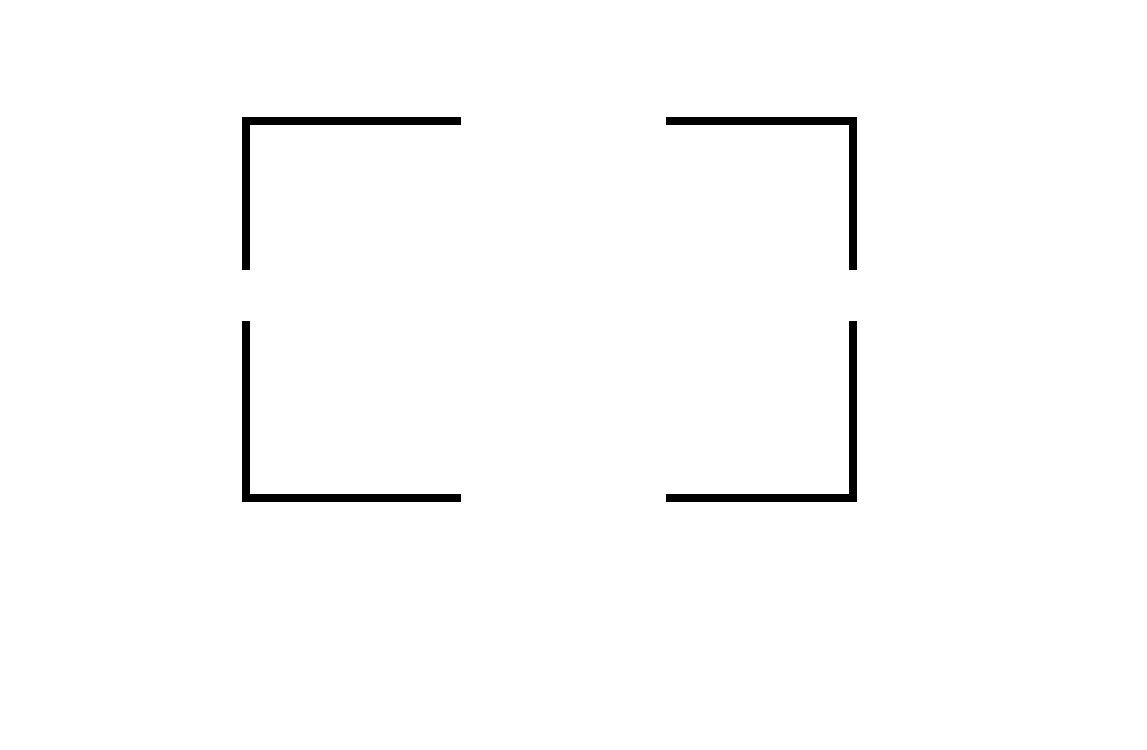
#> input picture Project-LaneLines_Finder/Basic_Detector/Practice FIles/ex_white.jpg, 1147 x 750 px
$ python hough_lines_practice.py
#> lines starting #> are read from the running program, lines starting #| are printed output that depends on the picture; after the words box and inside, x2 and y2 are one past the last pixel; in counts of white or black regions, pixels touching at a corner belong together
#hough line practice.

import matplotlib.pyplot as plt
import matplotlib.image as mpimg
import numpy as np
import cv2

img = mpimg.imread('ex_white.jpg')
#> img is the input picture: shape (750, 1147, 3); min 0, max 255, mean 251.5
gray = cv2.cvtColor(img,cv2.COLOR_RGB2GRAY)

edges = cv2.Canny(gray, 75, 150)
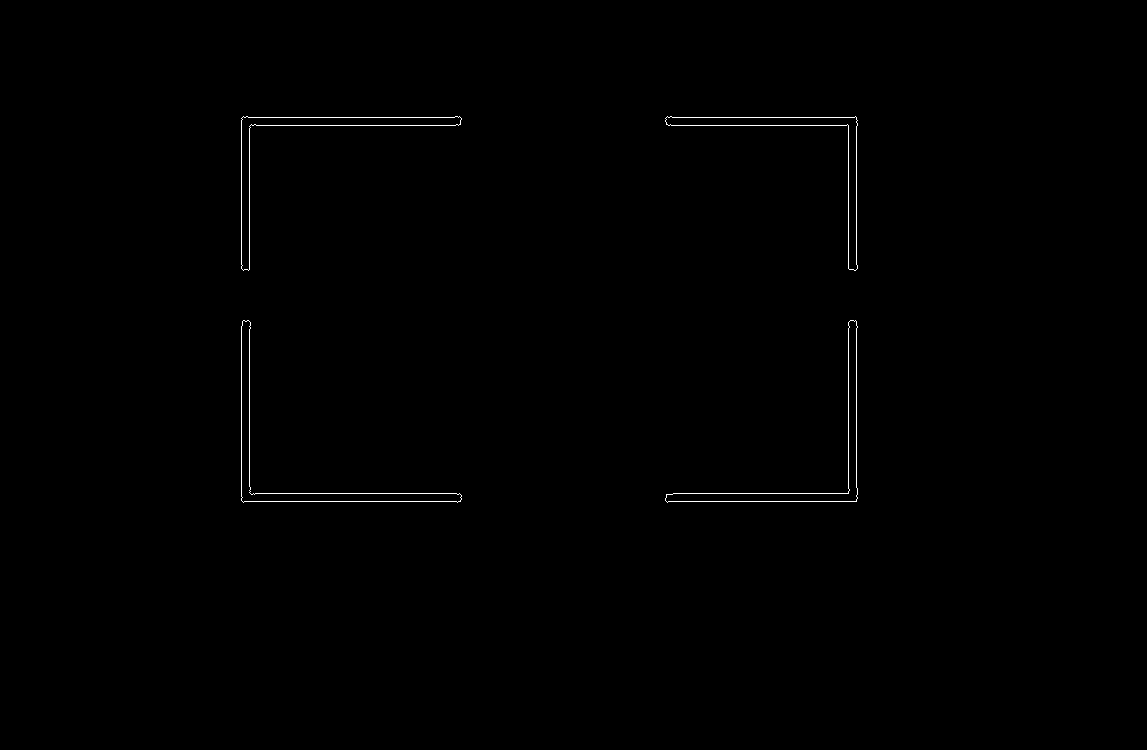
#> edges: shape (750, 1147); 0.34% white in thin lines or dots, all inside (x1, y1, x2, y2) = (241, 116, 858, 503)
# Define the Hough transform parameters
# Make a blank image the same size as our image to draw on
rho = 1 # distance resolution in pixels of the Hough grid
theta = np.pi/180 # angular resolution in radians of the Hough grid
threshold = 15     # minimum number of votes (intersections in Hough grid cell)
min_line_length = 20 #minimum number of pixels making up a line
max_line_gap = 220    # maximum gap in pixels between connectable line segments
#line_image = np.copy(image)*0 # creating a blank to draw lines on


# Run Hough on edge detected image
# Output "lines" is an array containing endpoints of detected line segments
lines = cv2.HoughLinesP(edges, rho, theta, threshold, np.array([]),
                            min_line_length, max_line_gap)
#> lines = [[241, 500, 241, 118], [242, 117, 856, 117], [242, 501, 856, 501], [249, 492, 249, 126], [250, 493, 857, 493], [250, 125, 857, 125], [856, 500, 856, 118], [848, 492, 848, 126], [857, 498, 857, 120]]

# Iterate over the output "lines" and draw lines on a blank image
for line in lines:
    for x1,y1,x2,y2 in line:
        cv2.line(img,(x1,y1),(x2,y2),(0,255,0),2)
#> this loop made 9 passes
plt.imshow(img)
plt.show()
